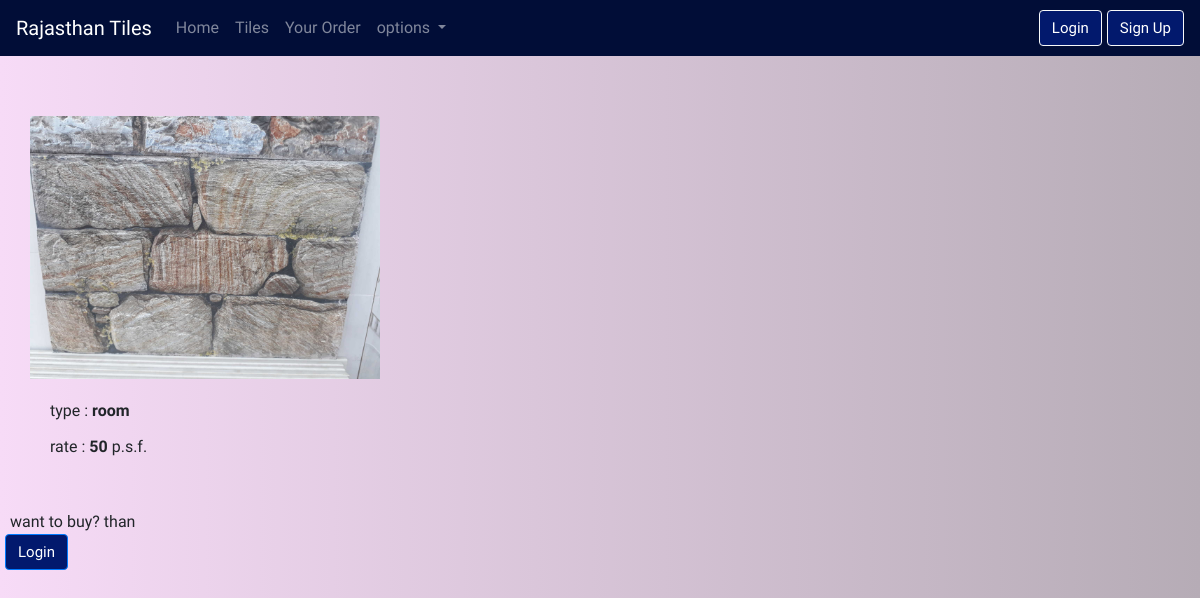
The page /TilesDetails/14/ on the database its author committed.
### Shop/models.py (models this page shows, shortened)
class Product(models.Model):
    Tiles_name = models.CharField(max_length= 50 )
    Tiles_size = models.CharField(max_length= 20 )
    Tiles_choice= (
        ('kitchen', 'kitchen'),
        ('bathroom',' bathroom'),
        ('room', 'room')
    )
    Tiles_type = models.CharField(max_length= 50,blank= True, choices= Tiles_choice)
    Tiles_desc = models.CharField(max_length= 100)
    Tiles_rate = models.IntegerField(default= 0)
    image = models.ImageField(upload_to='shop/images')

### Shop/views.py (the view, shortened to what this page needs)
# urls.py: path('TilesDetails/<int:my_id>/' , views.TilesDetails, name= "TilesDetails"),
def TilesDetails(request,my_id):
    photoDetails= Product.objects.get(id= my_id)
    T_name= photoDetails.Tiles_name
    T_type= photoDetails.Tiles_type
    T_size= photoDetails.Tiles_size
    T_rate= photoDetails.Tiles_rate
    T_image= photoDetails.image
    params = {'photo' :photoDetails}
    return render(request, 'TilesDetails.html', params)

### Shop/templates/TilesDetails.html (shortened to what this page needs)
{% extends 'base.html' %}
{% load static %}
{% block body %}
<div class="container">
  <div class="delete_image" style="width: 18rem;">
    <img src="/media/{{photo.image}}" class="card-img-top" alt="error">
    <div class="card-body">
      <p class="card-title">type : <b>{{photo.Tiles_type}}</b></p>
      <p class="card-text">rate : <b>{{photo.Tiles_rate}} </b> p.s.f.</p>
    </div>
  </div>
</div>
{% if user.is_authenticated %}
<form action="{% url 'TilesDetails' photo.id %}" method="POST">
  {% csrf_token %}
  <div class="">
    <input class="order_class" required="True" name="quantity" type="text" placeholder="quantity *(required)">
  </div>
  <div>
    <input class="order_class" required="True" name="address" type="text" placeholder="address *(required)">
  </div>
  <div>
    <input class="order_class" required="True" name="mobile_number" type="number"
      placeholder="mobile number *(required)">
  </div>
  <button type="button" class="btn mx-4 my-2" data-toggle="modal" data-target="#orderModal">Order</button>
  {% include 'order-modal_.html' %}
</form>
{% else %}
<span class="container">want to buy? than<br> </span>
<a class="btn btn-primary " href="{% url 'account_login' %}">Login</a>
{% endif %}
{% endblock %}

### Shop/static/css/style.css (style rules this page uses)
body { background-image: linear-gradient(to right, #f7dbf7, #b6acb6); margin: 0px; }
* { font-family: 'Bangers', cursive; font-family: 'Cousine', monospace; font-family: 'Sarabun', sans-serif; font-family: 'Underdog', cursive; }
.card-img-top { width: 350px; height: auto; }
.container { width: 100%; margin: 0%; margin-top: 30px; padding: 10px; }
.btn { color: white; background-color: #02196d; font-size: 15px; margin-left: 5px; }
.delete_image { width: 200px; margin: 20px; }

### rows shown on the page
Product: image (picture), Tiles_type "room", Tiles_rate "50"
